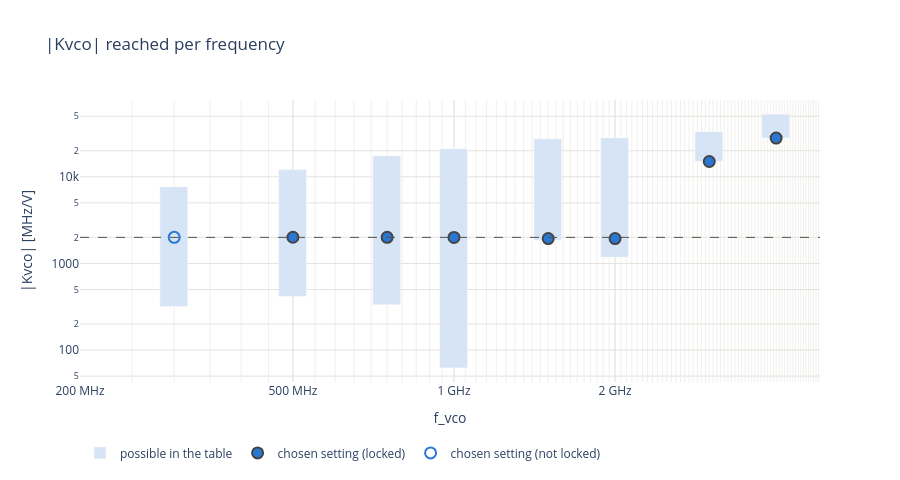

Write notebook code for a chart like this one.
### Code cell
# |Kvco| reached per frequency (dots: locked filled, not locked open) against the requested one (dashed), with the
# range the lookup table offers at that frequency (bar).
fig = go.Figure()
fig.add_bar(x=all_runs["f_vco"] / 1e6, y=(all_runs["kvco_max"] - all_runs["kvco_min"]) / 1e6,
            base=all_runs["kvco_min"] / 1e6, width=all_runs["f_vco"] / 1e6 * 0.12, marker_color="#d6e4f5",
            name="possible in the table", customdata=np.c_[all_runs["kvco_min"] / 1e6, all_runs["kvco_max"] / 1e6],
            hovertemplate="%{x:g} MHz: %{customdata[0]:.0f}-%{customdata[1]:.0f} MHz/V possible<extra></extra>")
for locked, symbol, name in ((1, "circle", "chosen setting (locked)"), (0, "circle-open", "chosen setting (not locked)")):
    d = all_runs[all_runs["locked"].fillna(0) == locked]
    fig.add_scatter(x=d["f_vco"] / 1e6, y=d["kvco_pred"] / 1e6, mode="markers", name=name,
                    marker=dict(symbol=symbol, size=11, color=PALETTE[0], line=dict(width=2)),
                    hovertemplate="%{x:g} MHz: |Kvco| %{y:.0f} MHz/V<extra></extra>")
k_req = float(all_runs["kvco_request"].iloc[0])
fig.add_hline(y=k_req / 1e6, line=dict(color=INK, width=1, dash="dash"),
              annotation_text=f"requested {k_req / 1e6:.0f} MHz/V", annotation_position="top left")
fig.update_layout(title="|Kvco| reached per frequency", template="plotly_white", height=480, barmode="overlay",
                  legend=dict(orientation="h", y=-0.2))
fig.update_xaxes(title="f_vco", gridcolor=GRID, **FREQ_AXIS)
fig.update_yaxes(title="|Kvco| [MHz/V]", type="log", gridcolor=GRID)
save(fig, "kvco_vs_f")

### Figure 1 — Plotly figure (JSON) as saved in the notebook; plotly's stock layout.template omitted (floating-point values rounded to 4 significant figures)
{"data": [{"base": [317.4, 414.7, 332.4, 62.22, 1849.0, 1179.0, 15020.0, 28040.0], "customdata": [[317.4, 7689.0], [414.7, 12120.0], [332.4, 17530.0], [62.22, 21140.0], [1849.0, 27460.0], [1179.0, 28230.0], [15020.0, 33300.0], [28040.0, 53000.0]], "hovertemplate": "%{x:g} MHz: %{customdata[0]:.0f}-%{customdata[1]:.0f} MHz/V possible<extra></extra>", "marker": {"color": "#d6e4f5"}, "name": "possible in the table", "type": "bar", "width": [36.0, 60.0, 90.0, 120.0, 180.0, 240.0, 360.0, 480.0], "x": [300.0, 500.0, 750.0, 1000.0, 1500.0, 2000.0, 3000.0, 4000.0], "y": [7372.0, 11710.0, 17190.0, 21080.0, 25610.0, 27060.0, 18280.0, 24960.0]}, {"hovertemplate": "%{x:g} MHz: |Kvco| %{y:.0f} MHz/V<extra></extra>", "marker": {"color": "#2a78d6", "line": {"width": 2}, "size": 11, "symbol": "circle"}, "mode": "markers", "name": "chosen setting (locked)", "type": "scatter", "x": [500.0, 750.0, 1000.0, 1500.0, 2000.0, 3000.0, 4000.0], "y": [2005.0, 2004.0, 1996.0, 1939.0, 1938.0, 15020.0, 28040.0]}, {"hovertemplate": "%{x:g} MHz: |Kvco| %{y:.0f} MHz/V<extra></extra>", "marker": {"color": "#2a78d6", "line": {"width": 2}, "size": 11, "symbol": "circle-open"}, "mode": "markers", "name": "chosen setting (not locked)", "type": "scatter", "x": [300.0], "y": [2000.0]}], "layout": {"annotations": [{"showarrow": false, "text": "requested 2000 MHz/V", "x": 0, "xanchor": "left", "xref": "x domain", "y": 2000, "yanchor": "bottom", "yref": "y"}], "barmode": "overlay", "height": 480, "legend": {"orientation": "h", "y": -0.2}, "shapes": [{"line": {"color": "#52514e", "dash": "dash", "width": 1}, "type": "line", "x0": 0, "x1": 1, "xref": "x domain", "y0": 2000, "y1": 2000, "yref": "y"}], "title": {"text": "|Kvco| reached per frequency"}, "xaxis": {"gridcolor": "#e4e3df", "minor": {"gridcolor": "#f1f0ed", "showgrid": true}, "ticktext": ["100 MHz", "200 MHz", "500 MHz", "1 GHz", "2 GHz", "5 GHz", "10 GHz"], "tickvals": [100, 200, 500, 1000, 2000, 5000, 10000], "title": {"text": "f_vco"}, "type": "log"}, "yaxis": {"gridcolor": "#e4e3df", "title": {"text": "|Kvco| [MHz/V]"}, "type": "log"}}}
